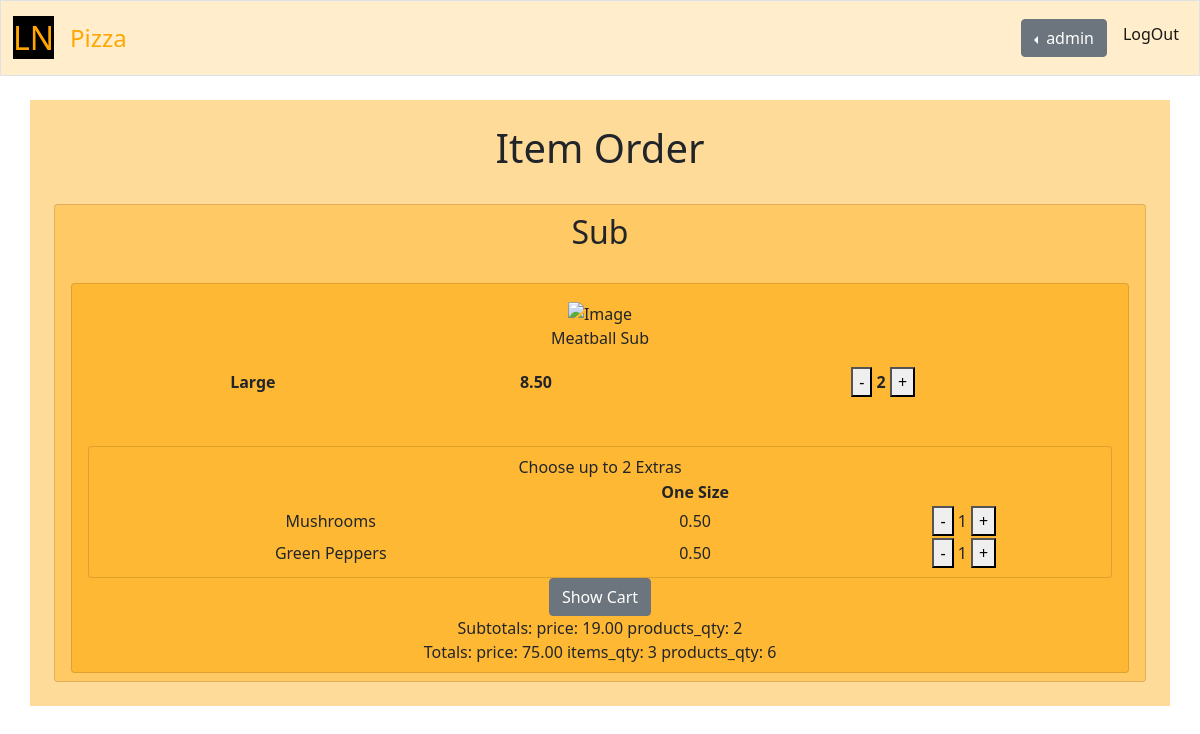
The page /item_order/3/2 (signed in) on the database its author committed.
### orders/models.py (models this page shows, shortened)
class CommonInfo(models.Model):
    sort_number = models.FloatField(default=0)
    name = models.CharField(max_length=64, blank=True)
    class Meta:
        abstract = True

class Dish(CommonInfo):
    pass

class FlavorCommonInfo(FlavorCommonCommonInfo):
    sizes_and_prices = models.ManyToManyField(SizeAndPrice, blank=True,
        related_name="sizesandprices_%(app_label)s_%(class)s")
    class Meta:
        abstract = True

class TypeFlavor(FlavorCommonInfo):
    super = models.ForeignKey(DishType, verbose_name="type", on_delete=models.CASCADE, related_name="type_typeflavors")
    addings = models.ManyToManyField(AddingFlavor, blank=True, related_name="addings_typeflavors")

class SizeAndPriceCommonInfo(models.Model):
    price = models.DecimalField(max_digits=5, decimal_places=2)
    class Meta:
        abstract = True

class SizeAndPrice(SizeAndPriceCommonInfo):
    size = models.ForeignKey(Size, blank=True, null=True, on_delete=models.CASCADE,
        related_name="size_sizesandprices")

class SizeCommonInfo(CommonInfo):
    code = models.CharField(max_length=2, blank=True)
    class Meta:
        abstract = True

class Size(SizeCommonInfo):
    def __str__(self):
        return f"{SizeCommonInfo.__str__(self)}"

class TypeOrAddingCommonInfo(CommonInfo):
    super = models.ForeignKey(Dish, verbose_name="dish", on_delete=models.CASCADE,
        related_name="dish_%(app_label)s_%(class)s")
    class Meta:
        abstract = True

class DishAdding(TypeOrAddingCommonInfo):
    pass

class AddingFlavor(FlavorCommonInfo):
    super = models.ForeignKey(DishAdding, verbose_name="adding", on_delete=models.CASCADE, related_name="adding_addingflavors")

### orders/views.py (the view, shortened to what this page needs)
# urls.py: path('item_order/<flavor_id>/<size_id>', views.item_order, name="item_order"),
def item_order(request, flavor_id, size_id):
    if request.method == "GET":
        if not request.user.is_authenticated:
            return HttpResponseRedirect(reverse("index"))
        order_item = get_order_item(request.user, flavor_id, size_id)
    view_order_item = get_view_order_item(order_item)
    order = Order.objects.filter(user=request.user).first()
    order_totals = get_order_totals(order)
    if order_item.qty <= 0:
        delete_order_item(order_item)
    context = {
        "item": view_order_item,
        "totals": order_totals,
    }
    return render(request, "orders/item-order.html", context)

### orders/views.py (called while the page is built)
def get_order_totals(order):
    total_price = 0
    items_qty = 0
    total_products_qty = 0
    order_items = OrderItem.objects.filter(order=order).all()
    for item in order_items:
        item_subtotals = get_order_item_subtotals(item)
        total_price += item_subtotals["price"]
        if item_subtotals["products_qty"] > 0:
            items_qty += 1
            total_products_qty += item_subtotals["products_qty"]
    order_totals = {
        "price": total_price,
        "items_qty": items_qty,
        "products_qty": total_products_qty,
    }
    return order_totals

def get_order_item_subtotals(order_item):
    price = 0
    addings = order_item.addings.all()
    for adding in addings:
        adding_flavors = adding.flavors.all()
        for adding_flavor in adding_flavors:
            sizes_and_prices = adding_flavor.sizes_and_prices.all()
            for size_and_price in sizes_and_prices:
                price += size_and_price.qty * size_and_price.size_and_price.price
    flavor = order_item.flavor
    size = order_item.size
    qty = order_item.qty
    flavor_size_and_price = flavor.sizes_and_prices.filter(size=size).first()
    if flavor_size_and_price:
        price = qty * (price + flavor_size_and_price.price)
    products_qty = qty
    order_item_subtotals = {
        "price": price,
        "products_qty": products_qty
    }
    return order_item_subtotals

def get_order_item(user, flavor_id, size_id):
    order = Order.objects.filter(user=user).first()
    if not order:
        order = create_order(user)
    flavor = TypeFlavor.objects.filter(pk=flavor_id).first()
    size = Size.objects.filter(pk=size_id).first()
    order_item = OrderItem.objects.filter(order=order, flavor=flavor, size=size).first()
    if not order_item:
        order_item = create_order_item(order=order, flavor=flavor, size=size)
    return order_item

def get_table_elements(table, super_element, elements_ids):
    elements = []
    if elements_ids is ALL_ELEMENTS:
        if super_element is NO_ELEMENT:
            elements = table.all().order_by("sort_number")
        else:
            elements = table.filter(super=super_element).order_by("sort_number")
    else:
        for id in elements_ids:
            element = table.filter(pk=id).first()
            if element:
                elements.append(element)
    return elements

### orders/templates/orders/item-order.html (shortened to what this page needs)
{% extends "orders/base.html" %}
{% load static %}
{% block main %}
    <h1>Item Order</h1>
        <form action="{% url 'item_order' item.flavor.self.id item.flavor.size_and_price.size.id %}" method="post">
    <ul class="list-group pt-4">
        <li class="list-group-item ln-container01">
            <h2>{{ item.dish.name }}</h2>
            <ul class="list-group pt-4">
                <li class="list-group-item ln-container02">
                    <figure>
                        <img src="{% static flavor.self.img.name %}" alt="{{ flavor.self.name }} Image">
                        {% if item.type is None %}
                            <figcaption>{{ item.flavor.self.name }} {{ item.dish.name }}</figcaption>
                        {% else %}
                            <figcaption>{{ item.flavor.self.name }} {{ item.type.name }} {{ item.dish.name }}</figcaption>
                        {% endif %}
                    </figure>
                    <table style="width:100%">
                        <tr>
                            <th>{{ item.flavor.size_and_price.size.name }}</th>
                            <th>{{ item.flavor.size_and_price.price }}</th>
                            <th>
                                <button type="submit" name="submit" value="dec-qty">-</button>
                                <span>{{ item.qty }}</span>
                                <button type="submit" name="submit" value="inc-qty">+</button>
                            </th>
                        </tr>
                    </table>
                    <div>
                        <ul class="list-group pt-4">
                            {% if item.flavor.addings %}
                                Addings
                                {% for flavor_adding in item.flavor.addings %}
                                    <ul class="list-group pt-4">
                                        <li class="list-group-item ln-container02">
                                            {{ flavor_adding.super.name }} {{ flavor_adding.name }}
                                        </li>
                                    </ul>
                                {% endfor %}
                            {% elif item.max_addings > 0 %}
                                {% for adding in item.addings %}
                                    <ul class="list-group pt-4">
                                        <li class="list-group-item ln-container02">
                                            Choose
                                            <span>
                                                {% if item.min_addings == 0 %}
                                                    up to
                                                {% endif %}
                                                {{ item.max_addings }}
                                                {{ adding.self.name }}{{ item.max_addings|pluralize }}
                                            </span>
                                            <table style="width:100%">
                                                <tr>
                                                    <th></th>
                                                    {% for size in adding.sizes %}
                                                        <th>{{ size.name }}</th>
                                                        <th></th>
                                                    {% endfor %}
                                                </tr>
                                                {% for adding_flavor in adding.flavors %}
                                                    <tr>
                                                        <td>{{ adding_flavor.self.name }}</td>
                                                        {% if adding_flavor.sizes_and_prices %}
                                                            {% for size_and_price in adding_flavor.sizes_and_prices %}
                                                                {% if size_and_price.self %}
                                                                    <td>{{ size_and_price.self.price }}</td>
                                                                    <td>
                                                                        <button type="submit" name="submit" value="dec-{{ adding.self.id }}-{{ adding_flavor.self.id }}-{{ size_and_price.self.id }}">-</button>
                                                                        <span>{{ size_and_price.qty }}</span>
                                                                        <button type="submit" name="submit" value="inc-{{ adding.self.id }}-{{ adding_flavor.self.id }}-{{ size_and_price.self.id }}">+</button>
                                                                </td>
                                                                {% endif %}
                                                            {% endfor %}
                                                        {% endif %}
                                                    </tr>
                                                {% endfor %}
                                            </table>
                                        </li>
                                    </ul>
                                {% endfor %}
                            {% endif %}
                        </ul>
                    </div>
                    <a class="btn btn-secondary" role="button" href="{% url 'shopping_cart' %}">Show Cart</a>
                    <br>
                    Subtotals:
                    price: <span>{{ item.subtotals.price }}  </span>
                    products_qty: <span>{{ item.subtotals.products_qty }}  </span>
                    <br>
                    Totals:
                    price: <span>{{ totals.price }}  </span>
                    items_qty: <span>{{ totals.items_qty }}  </span>
                    products_qty: <span>{{ totals.products_qty }}  </span>
                </li>
            </ul>
        </li>
    </ul>
    </form>
{% endblock %}

### orders/templates/orders/base.html (shortened to what this page needs)
{% extends "orders/ln/ln-base.html" %}
{% load static %}
{% block product_head %}
    <link href="{% static 'orders/styles/style.css' %}" rel="stylesheet">
{% endblock %}
{% block product_navbar %}
    <div class="collapse navbar-collapse" id="navbarSupportedContent">
        {% if user.is_authenticated %}
            <div class="dropstart me-2">
                <button class="btn btn-secondary dropdown-toggle" type="button" id="dropdownMenuButton1" data-bs-toggle="dropdown" aria-expanded="false">
                    {{ user.username }}
                </button>
            </div>
            <ul class="navbar-nav mb-2">
                <li class="nav-item">
                    <a class="nav-link active" aria-current="page" href="{% url 'logout' %}">LogOut</a>
                </li>
            </ul>
        {% endif %}
    </div>
{% endblock %}
{% block product_name %}
    Pizza
{% endblock %}
{% block product_main %}
    <main class="container p-4 my-4 ln-container00">
        {% block main %}
        {% endblock %}
    </main>
{% endblock %}

### orders/static/orders/styles/ln/ln-style.css (style rules this page uses)
.ln-container00 { background-color: #ffdb99; }
.ln-container01 { background-color: #ffc966; }
.ln-container02 { background-color: #ffb833; }

### orders/static/orders/styles/style.css (style rules this page uses)
main { overflow-x: auto; text-align: center; }
main img { max-width: 100%; }

### rows shown on the page
Dish: dish.name "Sub"
TypeFlavor: flavor.self.name "Meatball"
SizeAndPrice: flavor.size_and_price.size.name "Large", flavor.size_and_price.price "8.50"
DishAdding: max_addings "2", self.name "Extra"
Size: name "One Size"
AddingFlavor: self.name "Mushrooms"
SizeAndPrice: self.price "0.50", qty "1"
AddingFlavor: self.name "Green Peppers"

### other values the page prints
{{ user.username }} "admin"
{{ item.qty }} "2"
{{ item.subtotals.price }} "19.00"
{{ item.subtotals.products_qty }} "2"
{{ totals.price }} "75.00"
{{ totals.items_qty }} "3"
{{ totals.products_qty }} "6"
